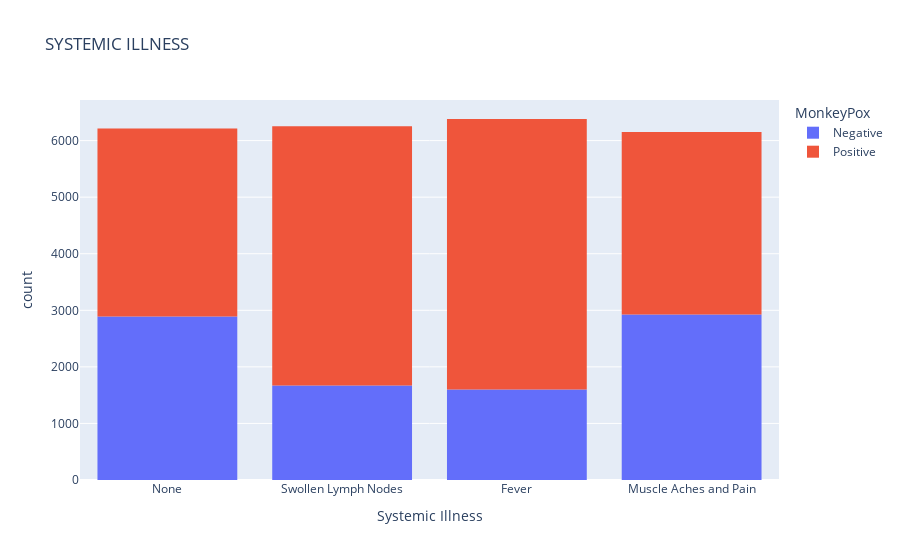
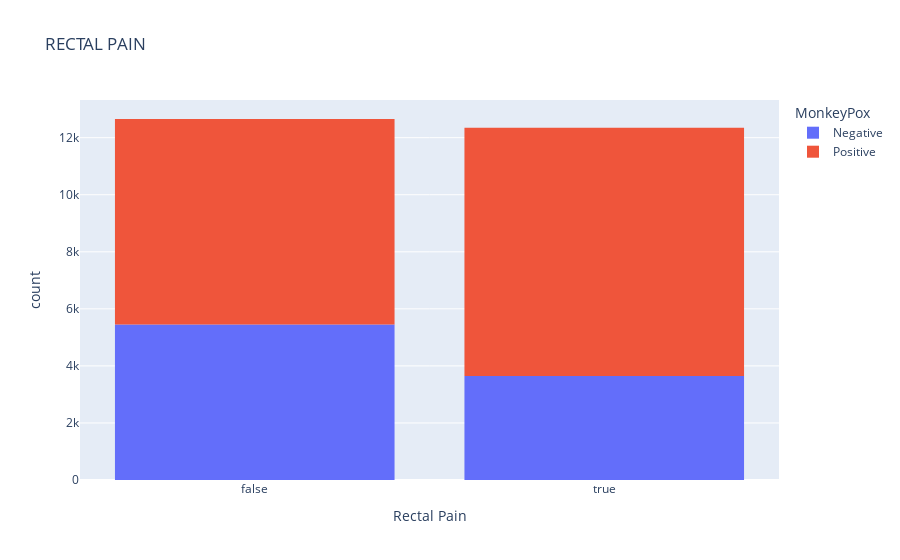
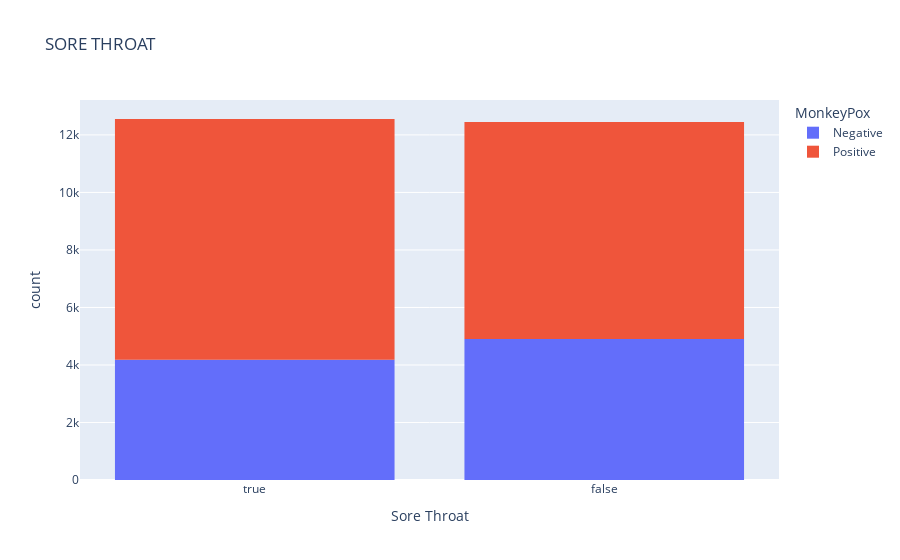
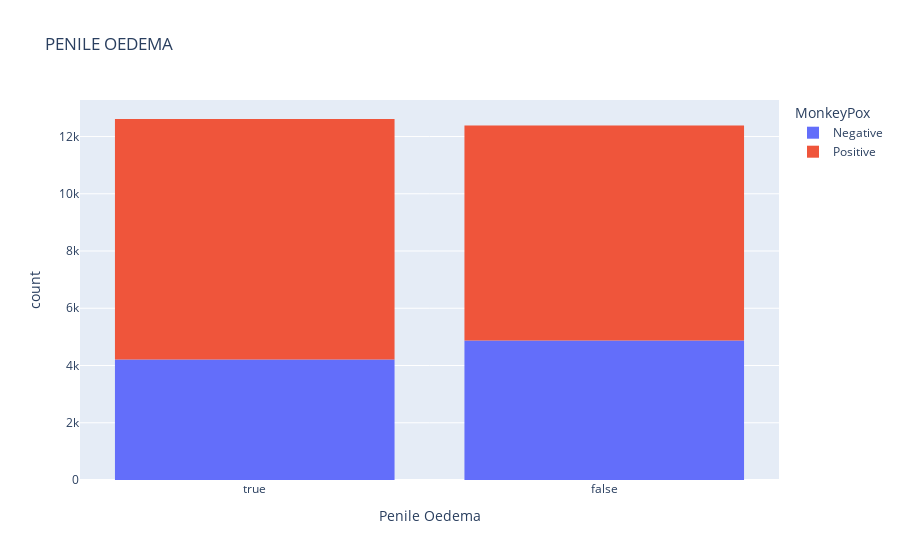

Write notebook code for charts like these, in order.
### Markdown cell above
## How is monkey pox distibuted among all the variables in the study?

### Code cell
for x in df.columns:
    if x != 'MonkeyPox':
        fig = px.histogram(df, x = x ,color='MonkeyPox',title = x.upper() )
        fig.show()
    else:
        continue

### Figure 1 — Plotly figure (JSON) as saved in the notebook; plotly's stock layout.template omitted (floating-point values rounded to 4 significant figures; data arrays with more than 128 entries replaced by an {"elided": "..."} marker saying what was removed)
{"data": [{"alignmentgroup": "True", "bingroup": "x", "hovertemplate": "MonkeyPox=Negative<br>Systemic Illness=%{x}<br>count=%{y}<extra></extra>", "legendgroup": "Negative", "marker": {"color": "#636efa", "pattern": {"shape": ""}}, "name": "Negative", "offsetgroup": "Negative", "orientation": "v", "showlegend": true, "type": "histogram", "x": {"elided": "9091 str values"}, "xaxis": "x", "yaxis": "y"}, {"alignmentgroup": "True", "bingroup": "x", "hovertemplate": "MonkeyPox=Positive<br>Systemic Illness=%{x}<br>count=%{y}<extra></extra>", "legendgroup": "Positive", "marker": {"color": "#EF553B", "pattern": {"shape": ""}}, "name": "Positive", "offsetgroup": "Positive", "orientation": "v", "showlegend": true, "type": "histogram", "x": {"elided": "15909 str values"}, "xaxis": "x", "yaxis": "y"}], "layout": {"barmode": "relative", "legend": {"title": {"text": "MonkeyPox"}, "tracegroupgap": 0}, "title": {"text": "SYSTEMIC ILLNESS"}, "xaxis": {"anchor": "y", "domain": [0.0, 1.0], "title": {"text": "Systemic Illness"}}, "yaxis": {"anchor": "x", "domain": [0.0, 1.0], "title": {"text": "count"}}}}

### Figure 2 — Plotly figure (JSON) as saved in the notebook; plotly's stock layout.template omitted (floating-point values rounded to 4 significant figures; data arrays with more than 128 entries replaced by an {"elided": "..."} marker saying what was removed)
{"data": [{"alignmentgroup": "True", "bingroup": "x", "hovertemplate": "MonkeyPox=Negative<br>Rectal Pain=%{x}<br>count=%{y}<extra></extra>", "legendgroup": "Negative", "marker": {"color": "#636efa", "pattern": {"shape": ""}}, "name": "Negative", "offsetgroup": "Negative", "orientation": "v", "showlegend": true, "type": "histogram", "x": {"elided": "9091 bool values"}, "xaxis": "x", "yaxis": "y"}, {"alignmentgroup": "True", "bingroup": "x", "hovertemplate": "MonkeyPox=Positive<br>Rectal Pain=%{x}<br>count=%{y}<extra></extra>", "legendgroup": "Positive", "marker": {"color": "#EF553B", "pattern": {"shape": ""}}, "name": "Positive", "offsetgroup": "Positive", "orientation": "v", "showlegend": true, "type": "histogram", "x": {"elided": "15909 bool values"}, "xaxis": "x", "yaxis": "y"}], "layout": {"barmode": "relative", "legend": {"title": {"text": "MonkeyPox"}, "tracegroupgap": 0}, "title": {"text": "RECTAL PAIN"}, "xaxis": {"anchor": "y", "domain": [0.0, 1.0], "title": {"text": "Rectal Pain"}}, "yaxis": {"anchor": "x", "domain": [0.0, 1.0], "title": {"text": "count"}}}}

### Figure 3 — Plotly figure (JSON) as saved in the notebook; plotly's stock layout.template omitted (floating-point values rounded to 4 significant figures; data arrays with more than 128 entries replaced by an {"elided": "..."} marker saying what was removed)
{"data": [{"alignmentgroup": "True", "bingroup": "x", "hovertemplate": "MonkeyPox=Negative<br>Sore Throat=%{x}<br>count=%{y}<extra></extra>", "legendgroup": "Negative", "marker": {"color": "#636efa", "pattern": {"shape": ""}}, "name": "Negative", "offsetgroup": "Negative", "orientation": "v", "showlegend": true, "type": "histogram", "x": {"elided": "9091 bool values"}, "xaxis": "x", "yaxis": "y"}, {"alignmentgroup": "True", "bingroup": "x", "hovertemplate": "MonkeyPox=Positive<br>Sore Throat=%{x}<br>count=%{y}<extra></extra>", "legendgroup": "Positive", "marker": {"color": "#EF553B", "pattern": {"shape": ""}}, "name": "Positive", "offsetgroup": "Positive", "orientation": "v", "showlegend": true, "type": "histogram", "x": {"elided": "15909 bool values"}, "xaxis": "x", "yaxis": "y"}], "layout": {"barmode": "relative", "legend": {"title": {"text": "MonkeyPox"}, "tracegroupgap": 0}, "title": {"text": "SORE THROAT"}, "xaxis": {"anchor": "y", "domain": [0.0, 1.0], "title": {"text": "Sore Throat"}}, "yaxis": {"anchor": "x", "domain": [0.0, 1.0], "title": {"text": "count"}}}}

### Figure 4 — Plotly figure (JSON) as saved in the notebook; plotly's stock layout.template omitted (floating-point values rounded to 4 significant figures; data arrays with more than 128 entries replaced by an {"elided": "..."} marker saying what was removed)
{"data": [{"alignmentgroup": "True", "bingroup": "x", "hovertemplate": "MonkeyPox=Negative<br>Penile Oedema=%{x}<br>count=%{y}<extra></extra>", "legendgroup": "Negative", "marker": {"color": "#636efa", "pattern": {"shape": ""}}, "name": "Negative", "offsetgroup": "Negative", "orientation": "v", "showlegend": true, "type": "histogram", "x": {"elided": "9091 bool values"}, "xaxis": "x", "yaxis": "y"}, {"alignmentgroup": "True", "bingroup": "x", "hovertemplate": "MonkeyPox=Positive<br>Penile Oedema=%{x}<br>count=%{y}<extra></extra>", "legendgroup": "Positive", "marker": {"color": "#EF553B", "pattern": {"shape": ""}}, "name": "Positive", "offsetgroup": "Positive", "orientation": "v", "showlegend": true, "type": "histogram", "x": {"elided": "15909 bool values"}, "xaxis": "x", "yaxis": "y"}], "layout": {"barmode": "relative", "legend": {"title": {"text": "MonkeyPox"}, "tracegroupgap": 0}, "title": {"text": "PENILE OEDEMA"}, "xaxis": {"anchor": "y", "domain": [0.0, 1.0], "title": {"text": "Penile Oedema"}}, "yaxis": {"anchor": "x", "domain": [0.0, 1.0], "title": {"text": "count"}}}}
